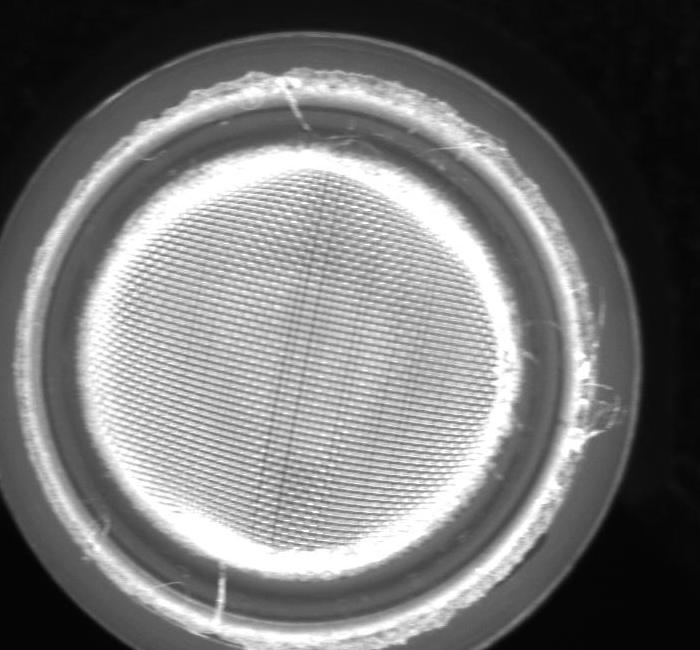
#> input picture test/OK/141.jpg, 700 x 650 px; its folder holds only this picture in this run
$ python cut.py
#> lines starting #> are read from the running program, lines starting #| are printed output that depends on the picture
# coding: utf-8
from PIL import Image
import os
import os.path
import numpy as np
import cv2

# 指明被遍历的文件夹
rootdir = r'OK'
for parent, dirnames, filenames in os.walk(rootdir):  # 遍历每一张图片
    for filename in filenames:
        print('parent is :' + parent)
        print('filename is :' + filename)
        currentPath = os.path.join(parent, filename)
        print('the fulll name of the file is :' + currentPath)

        img = Image.open(currentPath)
#> img is the input picture: PIL image 700x650 L; min 1, max 255, mean 116.3
        print(img.format, img.size, img.mode)
#| JPEG (700, 650) L
        #img.show()
        box1 = (250, 50, 950, 700)  # 设置左、上、右、下的像素
        image1 = img.crop(box1)  # 图像裁剪
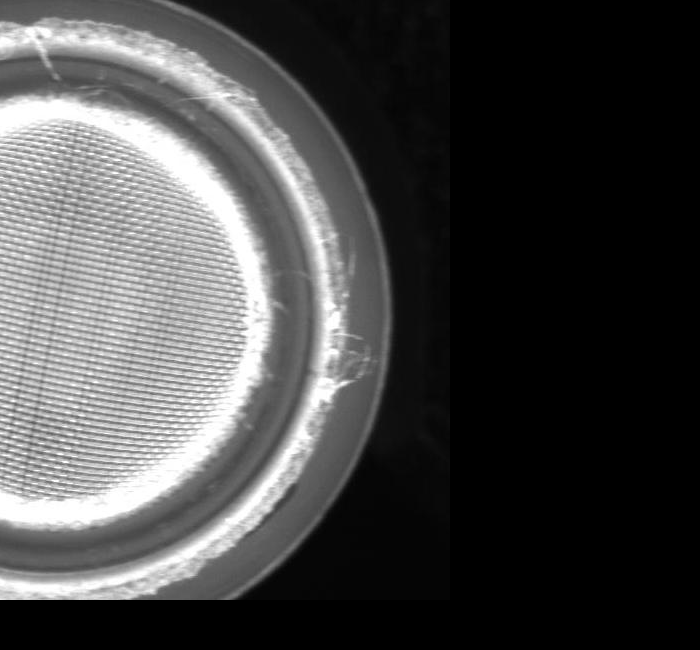
#> image1: PIL image 700x650 L; min 0, max 255, mean 71.5
        image1.save(r"/Users/heyiyuan/Desktop/defect_detection/OK1/" + filename)  # 存储裁剪得到的图像

$ run again, on test/OK/154.jpg
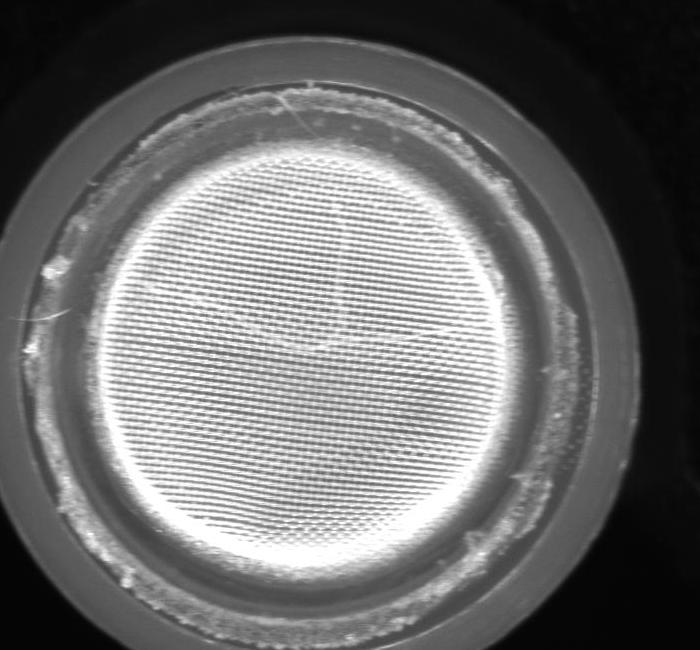
#> input picture test/OK/154.jpg, 700 x 650 px
#> img is the input picture: PIL image 700x650 L; min 2, max 255, mean 109.3
#| JPEG (700, 650) L
#> `image1 = img.crop(box1)`:
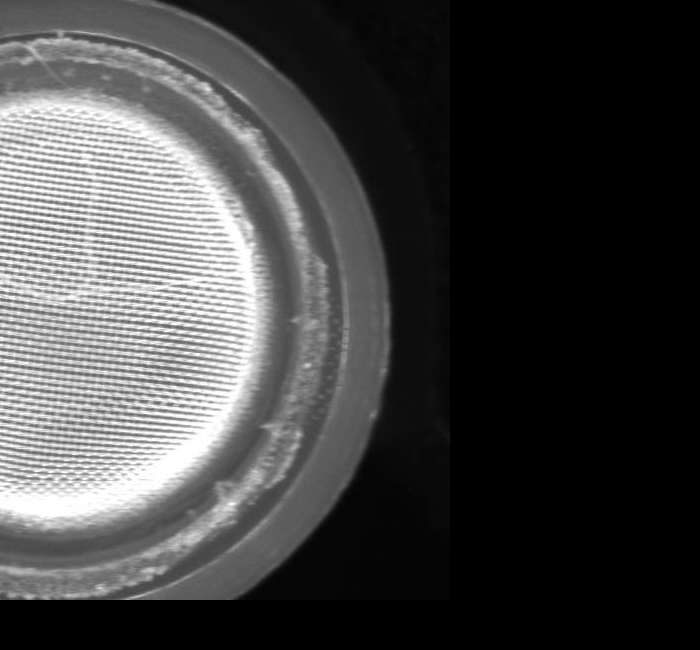
#> image1: PIL image 700x650 L; min 0, max 255, mean 67.5

$ run again, on test/OK/155.jpg
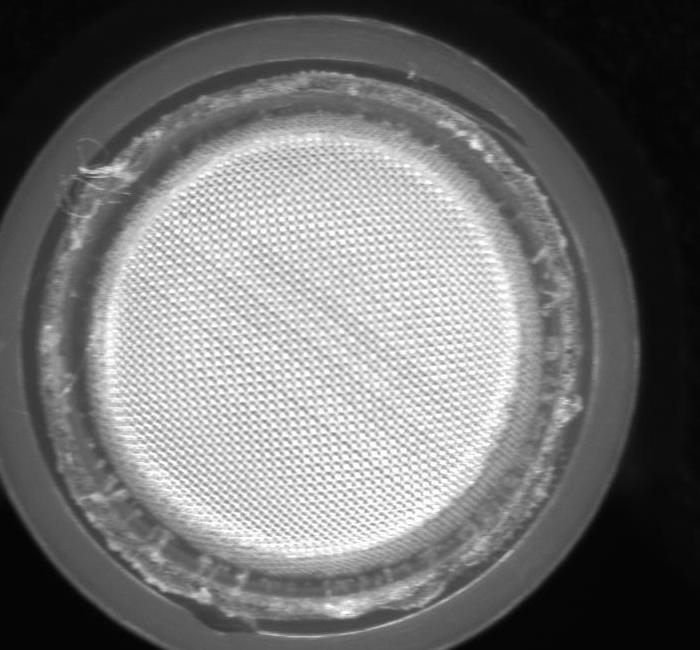
#> input picture test/OK/155.jpg, 700 x 650 px
#> img is the input picture: PIL image 700x650 L; min 2, max 255, mean 113.4
#| JPEG (700, 650) L
#> `image1 = img.crop(box1)`:
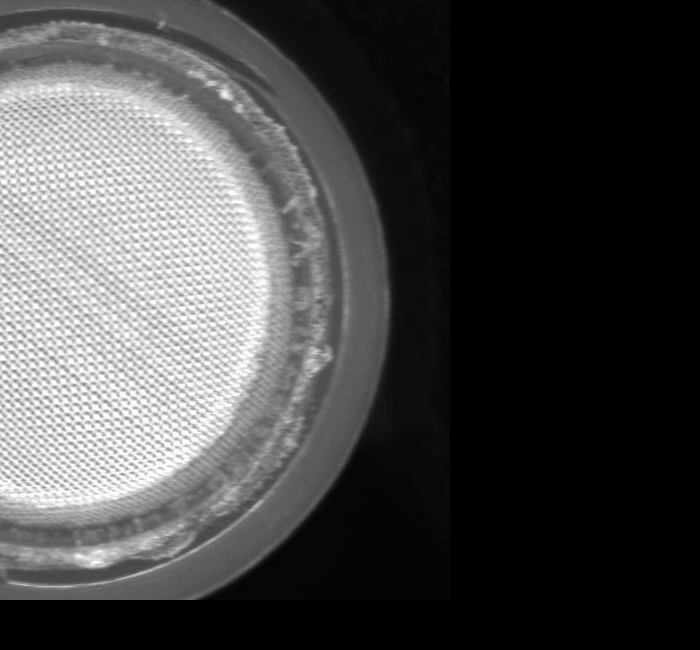
#> image1: PIL image 700x650 L; min 0, max 255, mean 72.1

$ run again, on test/OK/157.jpg
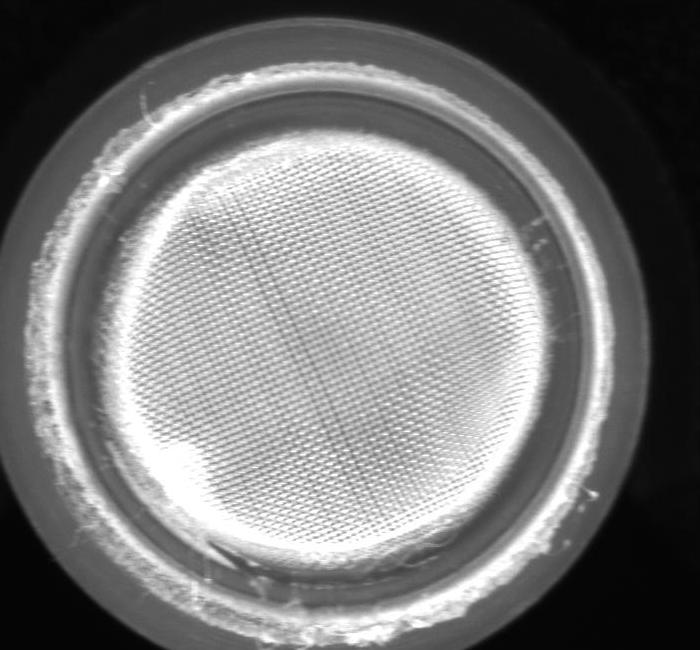
#> input picture test/OK/157.jpg, 700 x 650 px
#> img is the input picture: PIL image 700x650 L; min 2, max 255, mean 120.2
#| JPEG (700, 650) L
#> `image1 = img.crop(box1)`:
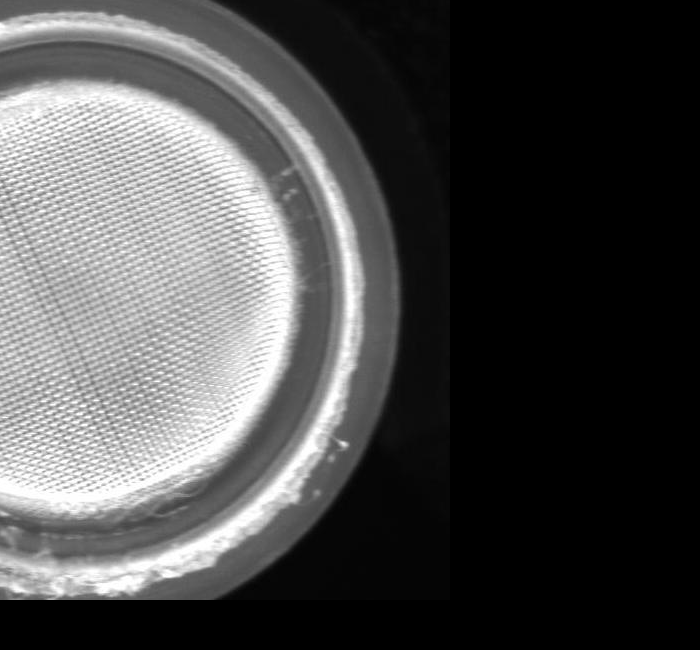
#> image1: PIL image 700x650 L; min 0, max 255, mean 75.7
